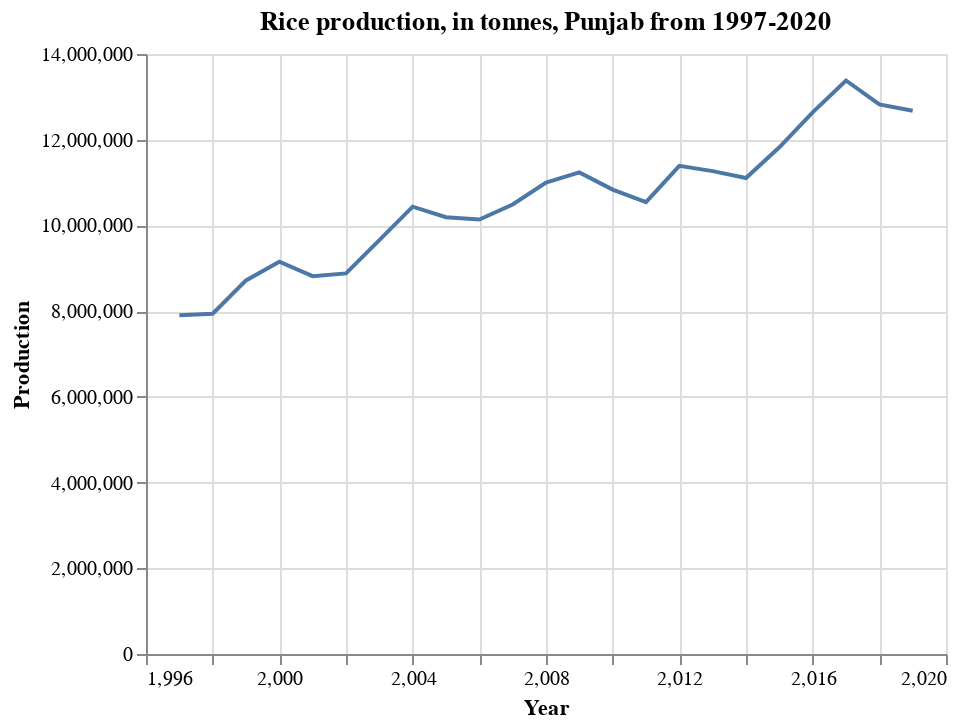

The cell this chart's notebook holds for it:
### Code cell
alt.Chart(pj_rice_prod).mark_line().encode(
    x='Year',
    y=('Production')
).properties(
    title='Rice production, in tonnes, Punjab from 1997-2020')

### Figure 1 — Vega-Lite specification as saved in the notebook (floating-point values rounded to 4 significant figures)
{"config": {"view": {"continuousWidth": 400, "continuousHeight": 300}}, "data": {"name": "data-17986aa454ff5778c9174435f7d89f97"}, "mark": "line", "encoding": {"x": {"field": "Year", "type": "quantitative"}, "y": {"field": "Production", "type": "quantitative"}}, "title": "Rice production, in tonnes, Punjab from 1997-2020", "$schema": "https://vega.github.io/schema/vega-lite/v4.17.0.json", "datasets": {"data-17986aa454ff5778c9174435f7d89f97": [{"Year": 1997, "Production": 7904000.0}, {"Year": 1998, "Production": 7940000.0}, {"Year": 1999, "Production": 8716000.0}, {"Year": 2000, "Production": 9154000.0}, {"Year": 2001, "Production": 8816000.0}, {"Year": 2002, "Production": 8880000.0}, {"Year": 2003, "Production": 9656000.0}, {"Year": 2004, "Production": 10440000.0}, {"Year": 2005, "Production": 10190000.0}, {"Year": 2006, "Production": 10140000.0}, {"Year": 2007, "Production": 10490000.0}, {"Year": 2008, "Production": 11000000.0}, {"Year": 2009, "Production": 11240000.0}, {"Year": 2010, "Production": 10840000.0}, {"Year": 2011, "Production": 10540000.0}, {"Year": 2012, "Production": 11390000.0}, {"Year": 2013, "Production": 11270000.0}, {"Year": 2014, "Production": 11110000.0}, {"Year": 2015, "Production": 11820000.0}, {"Year": 2016, "Production": 12640000.0}, {"Year": 2017, "Production": 13380000.0}, {"Year": 2018, "Production": 12820000.0}, {"Year": 2019, "Production": 12680000.0}]}}
